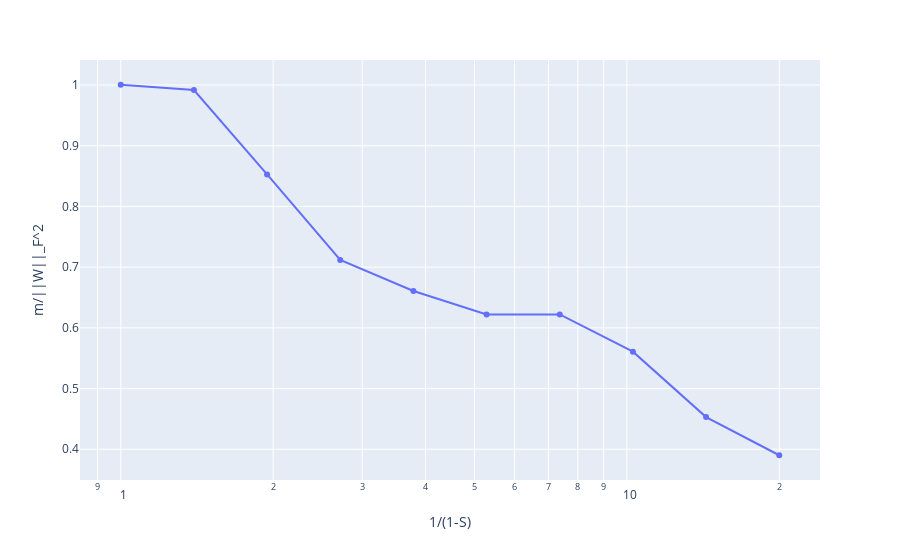

The cell this chart's notebook holds for it:
### Code cell
fig = px.line(
    x=1/model.feature_probability[:, 0].cpu(),
    y=(model.config.n_hidden/(torch.linalg.matrix_norm(model.W.detach(), 'fro')**2)).cpu(),
    log_x=True,
    markers=True,
)
fig.update_xaxes(title="1/(1-S)")
fig.update_yaxes(title=f"m/||W||_F^2")

### Figure 1 — Plotly figure (JSON) as saved in the notebook; plotly's stock layout.template omitted (floating-point values rounded to 4 significant figures)
{"data": [{"hovertemplate": "x=%{x}<br>y=%{y}<extra></extra>", "legendgroup": "", "line": {"color": "#636efa", "dash": "solid"}, "marker": {"symbol": "circle"}, "mode": "lines+markers", "name": "", "orientation": "v", "showlegend": false, "type": "scatter", "x": [1.0, 1.395, 1.946, 2.714, 3.786, 5.282, 7.368, 10.28, 14.34, 20.0], "xaxis": "x", "y": [1.0, 0.9917, 0.8526, 0.7118, 0.6608, 0.6221, 0.6221, 0.5607, 0.453, 0.3901], "yaxis": "y"}], "layout": {"legend": {"tracegroupgap": 0}, "margin": {"t": 60}, "xaxis": {"anchor": "y", "domain": [0, 1], "title": {"text": "1/(1-S)"}, "type": "log"}, "yaxis": {"anchor": "x", "domain": [0, 1], "title": {"text": "m/||W||_F^2"}}}}
